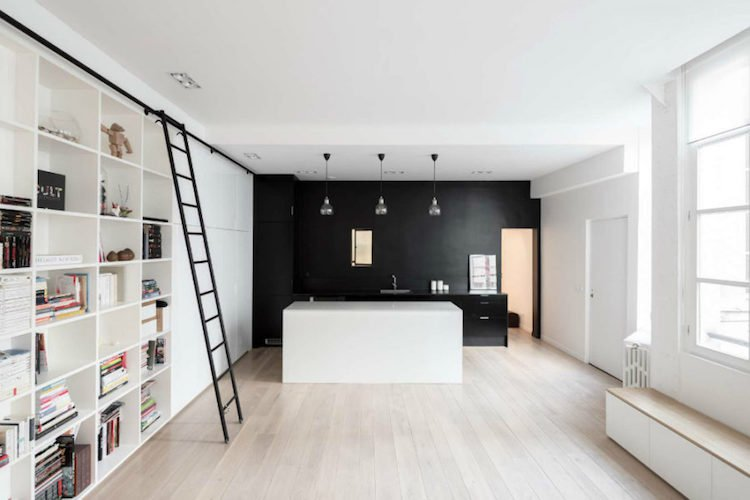
//> input picture image/imagetest.jpg, 750 x 500 px
$ ./in52_ikea-project   (built with g++ and OpenCV 4)
//> lines starting //> are read from the running program, lines starting //| are printed output that depends on the picture
#include <iostream>
#include "opencv2/core/core.hpp"
#include "opencv2/imgproc/imgproc.hpp"
#include "opencv2/highgui/highgui.hpp"
#include <stdlib.h>
#include <stdio.h>

using namespace cv;

int main(int argc, const char * argv[]){

	cv::Mat img = cv::imread("C:\\Users\\R閙i\\Documents\\in\\img\\imagetest.jpg");
//> img is the input picture: 500 rows x 750 cols, CV_8UC3; mean B, G, R 183.2, 186.2, 188.3
	if(!img.data){
		std::cout << "Image file not found\n";
		return 1;
	}
// [30 lines of commented-out code are left out]

	Mat src, gray, dst, abs_dst;
	src = img;

	GaussianBlur(src,src,Size(3,3),0,0,BORDER_DEFAULT);
	cvtColor(src,gray,CV_RGB2GRAY);
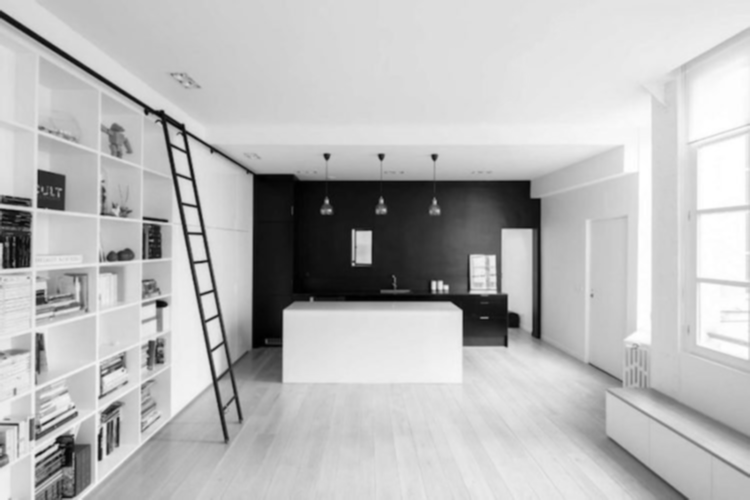
//> gray: 500 rows x 750 cols, CV_8UC1; min 0, max 255, mean 185.6

	Laplacian(gray,dst,CV_16S,3,1,0,BORDER_DEFAULT);
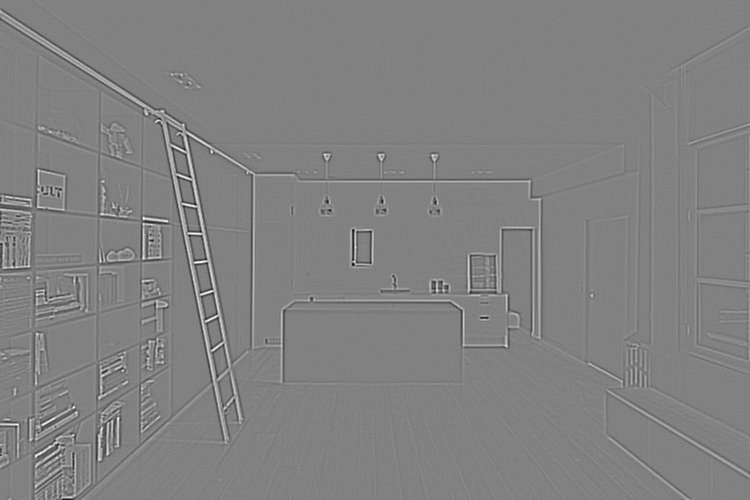
//> dst: 500 rows x 750 cols, CV_16SC1; min -458, max 444, mean 0; drawn with min black and max white
	convertScaleAbs(dst,abs_dst);
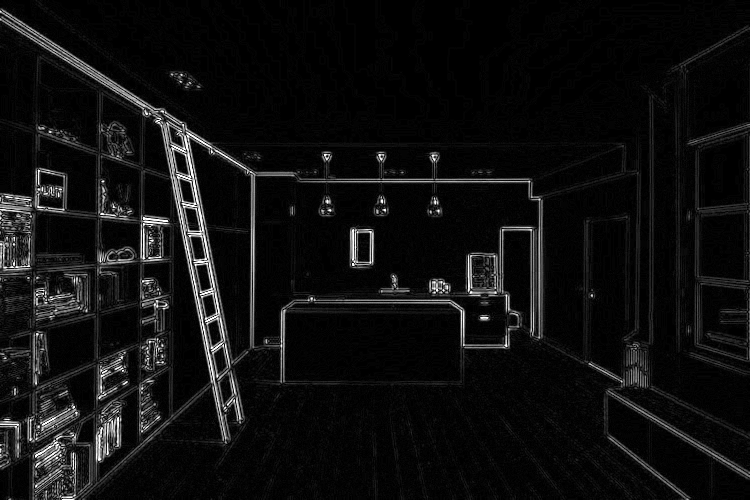
//> abs_dst: 500 rows x 750 cols, CV_8UC1; min 0, max 255, mean 15.5
	imshow("result",abs_dst);

	waitKey(0);
	return 0;


}
